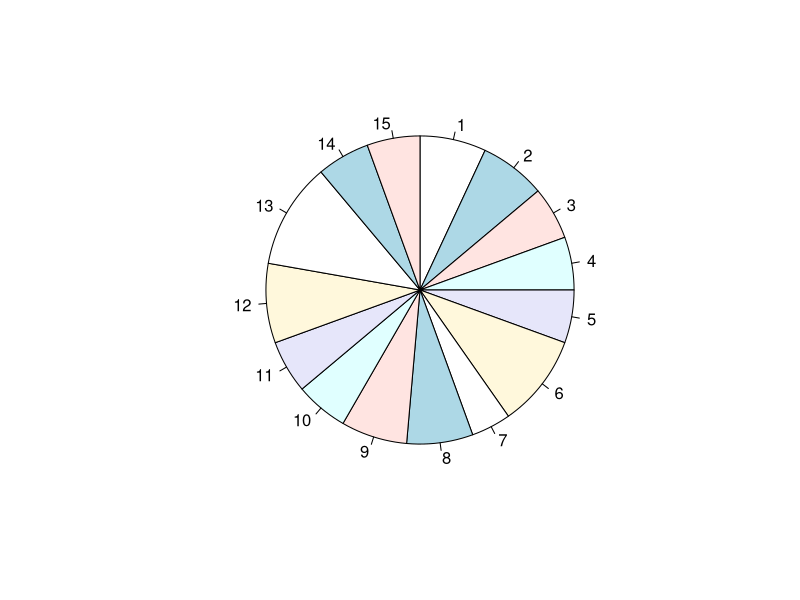
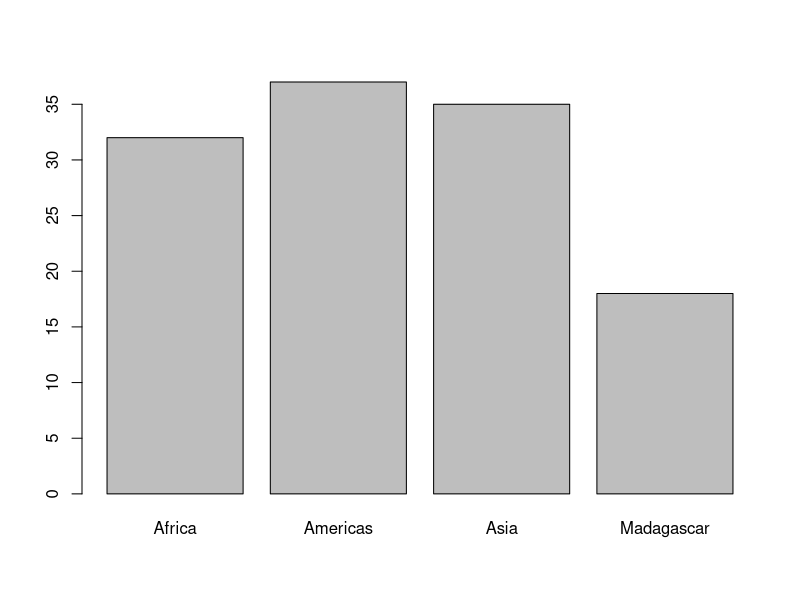
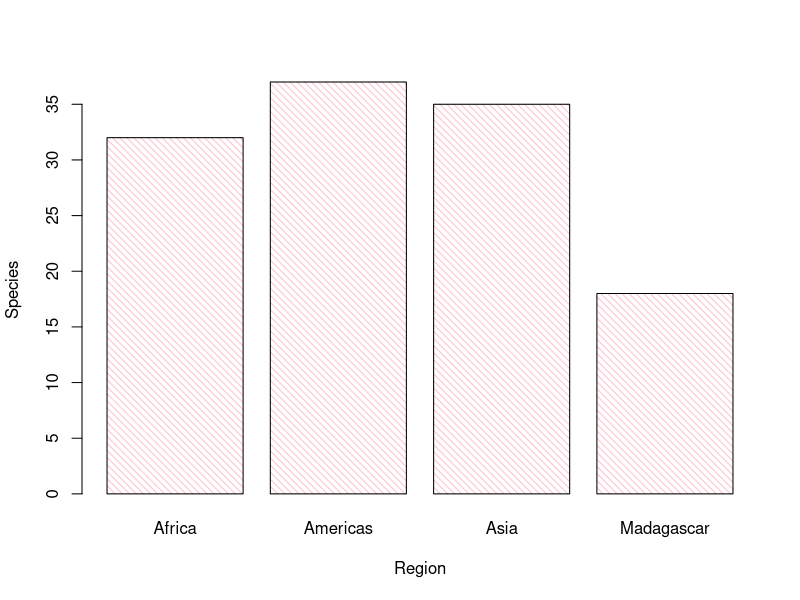
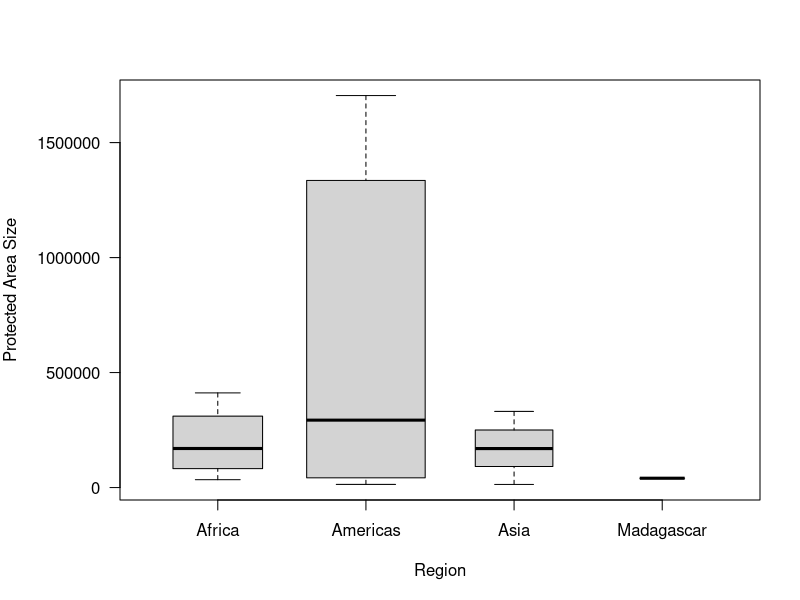
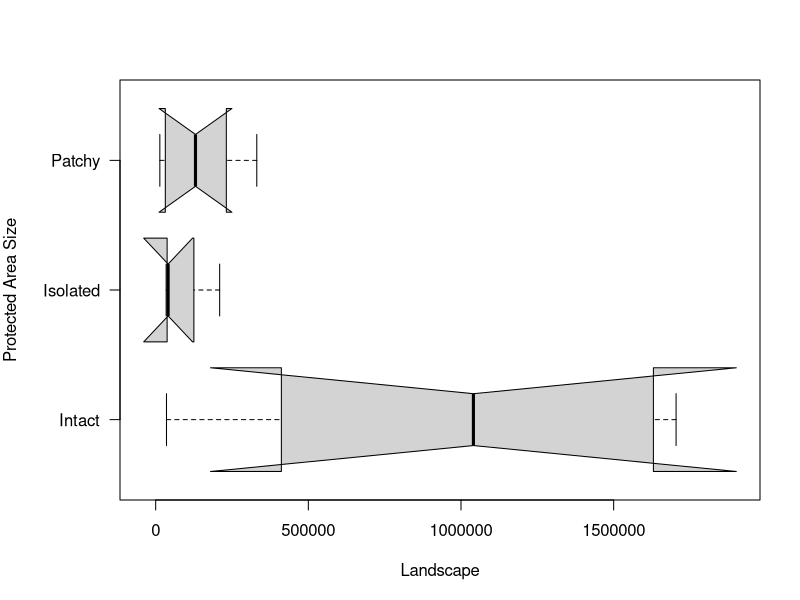

Recreate these plots in R, in order.
# EBIO338/358: Analysis and Visualization of Biological Data
# Class 6: Data Exploration Practice

# Load data on the tropical forest national parks home to the mammals and bird populations from class
# The file is PlosBiology_TableS1_Class.csv. Name the data sites.
sites <- read.csv(file="PlosBiology_TableS1_Class.csv", stringsAsFactors = T)

# Examine the first 5 lines and the structure of the data
head(sites, 5)
str(sites)
# Summarize the number of years the sites have been studied
summary(sites$Years)
# Make a pie chart showing the number of years the sites have been studied and orient it so that the greatest number is on the left
pie(sites$Years, clockwise = T)
# Summarize the number of species at the sites
summary(sites$Species)
# Create a frequency table of the number of sites in each region; each country
table(sites$Region)
table(sites$Country)
# What is the mean number of species per region rounded to the nearest whole number?
round(tapply(sites$Species, sites$Region, mean))
# Create a barplot showing variation in the number of species per region
barplot(round(tapply(sites$Species, sites$Region, mean)))
# Add x and y axis labels and fill the black columns with pink hatching that descends from left to right
barplot(round(tapply(sites$Species, sites$Region, mean)),
        xlab = "Region", ylab = "Species", col="pink", density=20, angle=-45)
# Create a contingency table of the landscape types per region
table(sites$Landscape, sites$Region)
# Create a boxplot of protected area size in hectares (PA_AREA) by region with nice axes labels
# Make the y-axis labels horizontal and ensure they are fully visible in the plot
# Make the width of the boxes proportional to the observations
par(mar=c(5, 6, 4, 2))
boxplot(sites$PA_Area ~ sites$Region, xlab = "Region", ylab = "", varwidth = T, las = 1)
par(mar=c(5, 4, 4, 2)) # Set margin size back to default values
title(ylab = "Protected Area Size")
# Create a boxplot of protected area size in hectares (PA_AREA) by landscape type with nice axes labels. Use notches and orient it horizontally
par(mar=c(5, 6, 4, 2))
boxplot(sites$PA_Area ~ sites$Landscape, xlab = "Landscape", ylab = "", notch = T, horizontal = T, las = 1)
par(mar=c(5, 4, 4, 2)) # Set margin size back to default values
title(ylab = "Protected Area Size")
